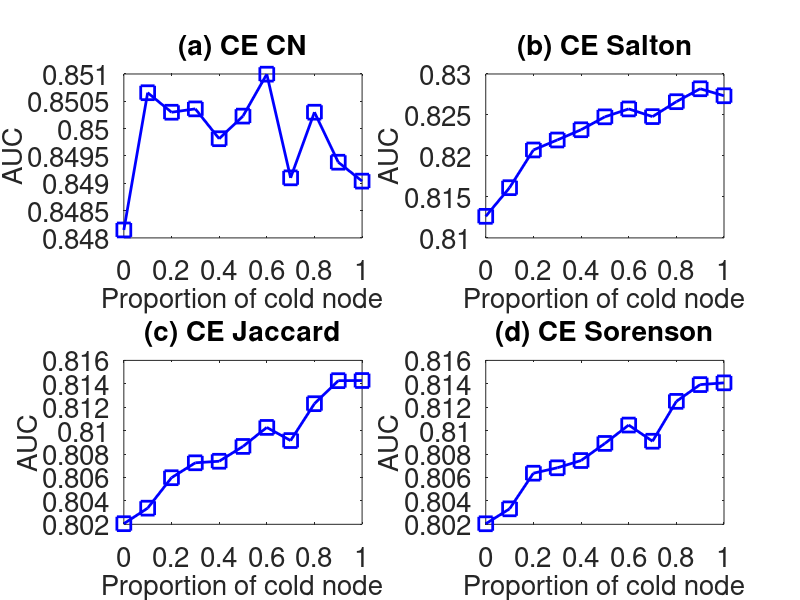

MATLAB code to generate this figure:
subplot(2,2,1);
x=0:0.1:1;
y=[0.8481453	0.8506571	0.8502998	0.8503613	0.8498152	0.850229	0.8509965	0.8490991	0.8503003	0.8493851	0.849039
];
plot(x,y,'-bs','LineWidth',2,'MarkerSize',10);
set(gca,'FontSize',20);
xlabel('Proportion of cold node','fontsize',20);
ylabel('AUC','fontsize',20);
title('(a) CE CN','fontsize',20);

subplot(2,2,2);
x=0:0.1:1;
y=[0.8126325	0.8161269	0.8207284	0.821946	0.823194	0.8247711	0.8257361	0.8247994	0.8266191	0.828196	0.8273421
];
plot(x,y,'-bs','LineWidth',2,'MarkerSize',10);
set(gca,'FontSize',20);
xlabel('Proportion of cold node','fontsize',20);
ylabel('AUC','fontsize',20);
title('(b) CE Salton','fontsize',20);

subplot(2,2,3);
x=0:0.1:1;
y=[0.8020527	0.8033787	0.8059795	0.807254	0.8073857	0.8086512	0.8102759	0.8091534	0.8123022	0.8142687	0.8142807
];
plot(x,y,'-bs','LineWidth',2,'MarkerSize',10);
set(gca,'FontSize',20);
xlabel('Proportion of cold node','fontsize',20);
ylabel('AUC','fontsize',20);
title('(c) CE Jaccard','fontsize',20);


subplot(2,2,4);
x=0:0.1:1;
y=[0.8020461	0.803322	0.806365	0.806826	0.8074465	0.8089082	0.810477	0.8090952	0.8125011	0.8139323	0.8140814
];
plot(x,y,'-bs','LineWidth',2,'MarkerSize',10);
set(gca,'FontSize',20);
xlabel('Proportion of cold node','fontsize',20);
ylabel('AUC','fontsize',20);
title('(d) CE Sorenson','fontsize',20);
